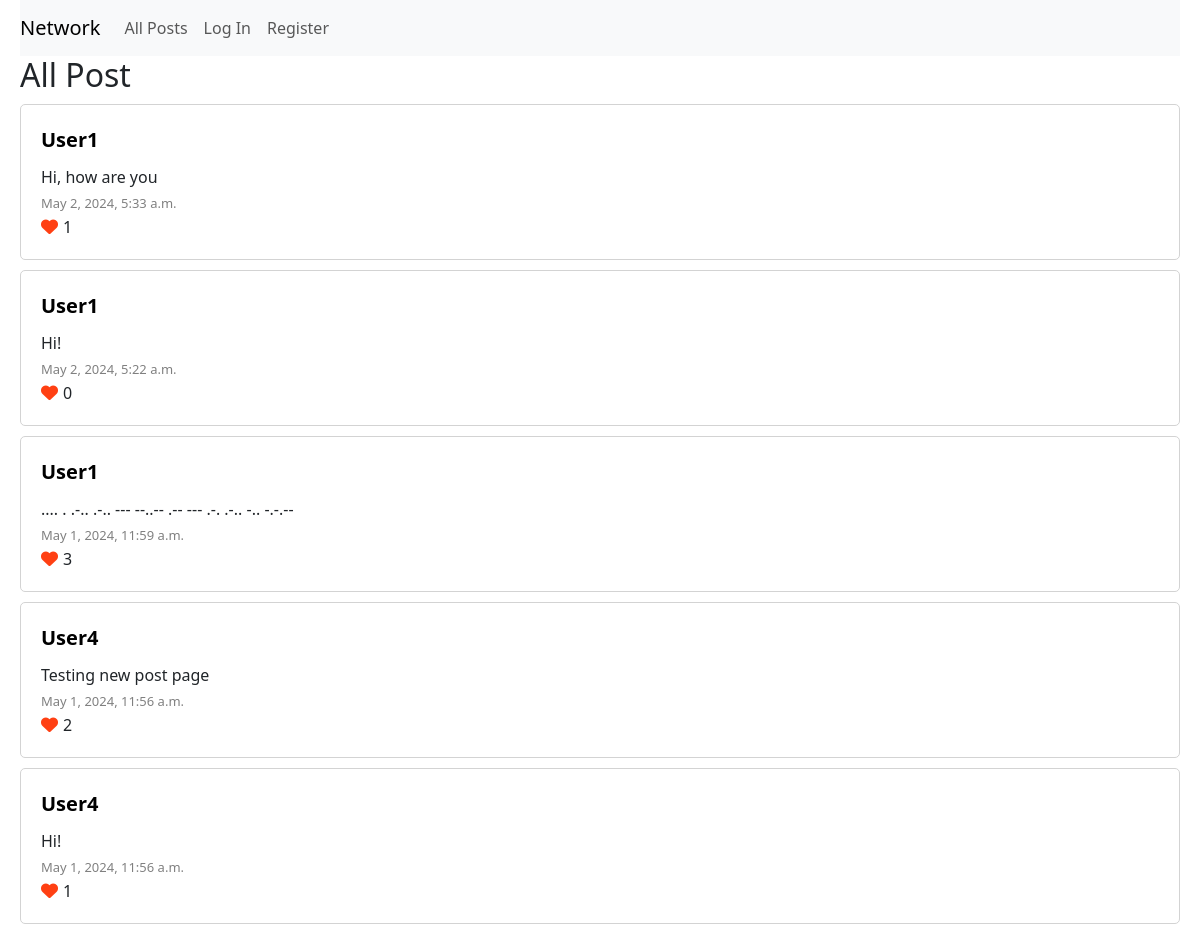
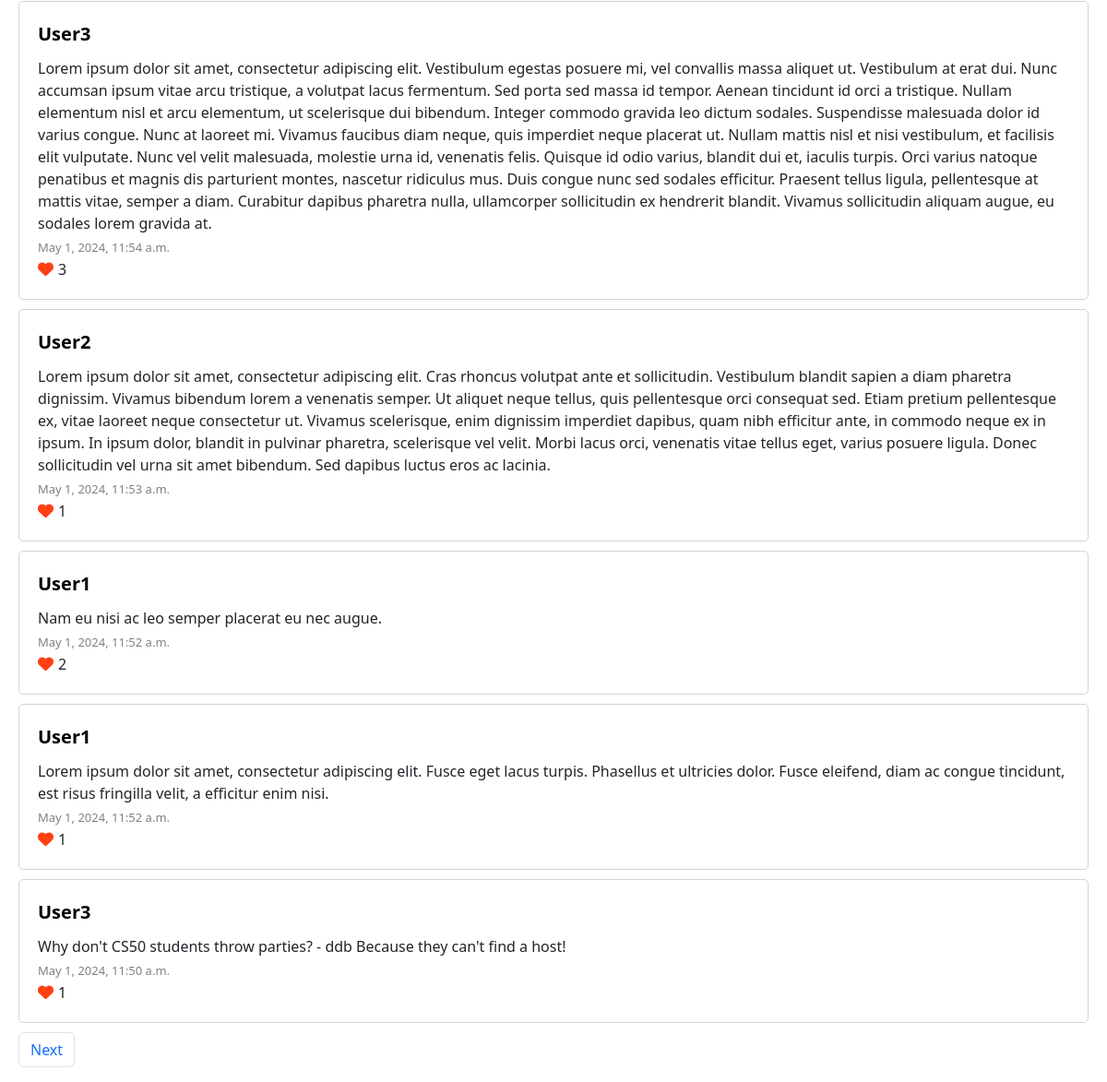
The page / on the database its author committed (2 pictures, top to bottom).
### network/models.py (models this page shows)
class Post(models.Model):
    created_by = models.ForeignKey(User, on_delete=models.CASCADE, related_name="user")
    content = models.TextField(max_length=1000)
    timestamp = models.DateTimeField(auto_now_add=True)
    class Meta:
        ordering = ["-timestamp"]
    def like_count(self):
        return Like.objects.filter(liked_post=self).count()

class User(AbstractUser):
    pass

### network/views.py (the view)
# urls.py: path("", views.index, name="index"),
def index(request):
    post_list = Post.objects.all()
    paginator = Paginator(post_list, 10)
    page_number = request.GET.get("page")
    page_obj = paginator.get_page(page_number)
    return render(request, "network/index.html", {
        "page_obj": page_obj,
        "paginator": paginator,
    })

### network/templates/network/index.html (shortened to what this page needs)
{% extends "network/layout.html" %}
{% block body %}
<h2>All Post</h2>
{% for post in page_obj %}
    <div class="post-container">
        <div id="post-user">
            <a href="{% url "profile_page" post.created_by %}">
                {{ post.created_by }}
            </a>
        </div>
        <div id="post-content-edit_button">
            <div id="post-content-{{ post.id }}">{{ post.content }}</div>
        </div>
        <div id="timestamp">{{ post.timestamp }}</div>
        <div class="like">
            <button class="like-button" data-post-id="{{ post.id }}">
                <i class="fa-solid fa-heart" style="color: #ff4013;"></i>
            </button>
            <div id="like-count-{{ post.id }}">{{ post.like_count }}</div>
        </div>
    </div>
{% endfor %}
<div class="pagination-container">
    <nav aria-label="...">
        <ul class="pagination">
            {% if page_obj.has_next %}
            <li class="page-item">
                <a class="page-link" href="?page={{ page_obj.next_page_number }}">Next</a>
            </li>
            {% endif %}
        </ul>
    </nav>
</div>
{% endblock %}

### network/templates/network/layout.html (shortened to what this page needs)
{% load static %}
<!DOCTYPE html>
<html lang="en">
    <head>
        <link href="https://cdn.jsdelivr.net/npm/bootstrap@5.3.3/dist/css/bootstrap.min.css" rel="stylesheet">
        <link href="{% static 'network/styles.css' %}" rel="stylesheet">
    </head>
    <body>
        <nav class="navbar navbar-expand-lg navbar-light bg-light">
            <a class="navbar-brand" href="#">Network</a>
            <div>
              <ul class="navbar-nav mr-auto">
                <li class="nav-item">
                  <a class="nav-link" href="{% url 'index' %}">All Posts</a>
                </li>
                {% if request.user.is_authenticated %}
                    <li class="nav-item">
                        <a class="nav-link" href="{% url "following" %}">Following</a>
                    </li>
                    <li class="nav-item">
                        <a class="nav-link" href="{% url 'new_post' %}">New Post</a>
                    </li>
                    <li class="nav-item">
                        <a class="nav-link" href="{% url 'logout' %}">Log Out</a>
                    </li>
                {% else %}
                    <li class="nav-item">
                        <a class="nav-link" href="{% url 'login' %}">Log In</a>
                    </li>
                    <li class="nav-item">
                        <a class="nav-link" href="{% url 'register' %}">Register</a>
                    </li>
                {% endif %}
              </ul>
            </div>
          </nav>
        <div class="body">
            {% block body %}
            {% endblock %}
        </div>
    </body>
</html>

### network/static/network/styles.css (style rules this page uses)
body { padding: 0px 20px 0px 20px; }
.post-container { border: 1px solid lightgray ; border-radius: 5px; padding: 20px; margin-top: 10px; }
#post-user { font-size: 20px; font-weight: bold; margin-bottom: 10px; }
#post-user > a { text-decoration: none; color: black; }
#post-content-edit_button { display: flex; }
#timestamp { color: gray; font-size: 13px; margin-top: 5px; }
.like { display: flex; align-items: center; }
.like-button { background: none; border: none; padding: 0; outline: none; font-size: 17px; margin-right: 5px; }
.pagination-container { margin-top: 10px; }

### rows shown on the page
Post: created_by "User1", content "Hi, how are you", timestamp "May 2, 2024, 5:33 a.m.", like_count "1"
Post: created_by "User1", content "Hi!", timestamp "May 2, 2024, 5:22 a.m.", like_count "0"
Post: created_by "User1", content ".... . .-.. .-.. --- --..-- .-- --- .-. .-.. -.. -.-.--", timestamp "May 1, 2024, 11:59 a.m.", like_count "3"
Post: created_by "User4", content "Testing new post page", timestamp "May 1, 2024, 11:56 a.m.", like_count "2"
Post: created_by "User4", content "Hi!", timestamp "May 1, 2024, 11:56 a.m.", like_count "1"
Post: created_by "User3", content "Lorem ipsum dolor sit amet, consectetur adipiscing elit. Vestibulum egestas posuere mi, vel convallis massa aliquet ut. Vestibulum at erat dui. Nunc accumsan ipsum vitae arcu tristique, a volutpat lacus fermentum. Sed porta sed massa id tempor. Aenean tincidunt id orci a tristique. Nullam elementum nisl et arcu elementum, ut scelerisque dui bibendum. Integer commodo gravida leo dictum sodales. Suspendisse malesuada dolor id varius congue. Nunc at laoreet mi. Vivamus faucibus diam neque, quis imperdiet neque placerat ut. Nullam mattis nisl et nisi vestibulum, et facilisis elit vulputate. Nunc vel velit malesuada, molestie urna id, venenatis felis. Quisque id odio varius, blandit dui et,…", timestamp "May 1, 2024, 11:54 a.m.", like_count "3"
Post: created_by "User2", content "Lorem ipsum dolor sit amet, consectetur adipiscing elit. Cras rhoncus volutpat ante et sollicitudin. Vestibulum blandit sapien a diam pharetra dignissim. Vivamus bibendum lorem a venenatis semper. Ut aliquet neque tellus, quis pellentesque orci consequat sed. Etiam pretium pellentesque ex, vitae laoreet neque consectetur ut. Vivamus scelerisque, enim dignissim imperdiet dapibus, quam nibh efficitur ante, in commodo neque ex in ipsum. In ipsum dolor, blandit in pulvinar pharetra, scelerisque vel velit. Morbi lacus orci, venenatis vitae tellus eget, varius posuere ligula. Donec sollicitudin vel urna sit amet bibendum. Sed dapibus luctus eros ac lacinia.", timestamp "May 1, 2024, 11:53 a.m.", like_count "1"
Post: created_by "User1", content "Nam eu nisi ac leo semper placerat eu nec augue.", timestamp "May 1, 2024, 11:52 a.m.", like_count "2"
Post: created_by "User1", content "Lorem ipsum dolor sit amet, consectetur adipiscing elit. Fusce eget lacus turpis. Phasellus et ultricies dolor. Fusce eleifend, diam ac congue tincidunt, est risus fringilla velit, a efficitur enim nisi.", timestamp "May 1, 2024, 11:52 a.m.", like_count "1"
Post: created_by "User3", content "Why don't CS50 students throw parties? - ddb Because they can't find a host!", timestamp "May 1, 2024, 11:50 a.m.", like_count "1"
